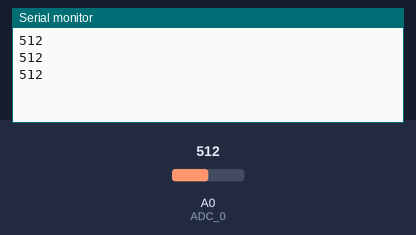
The sketch below on a simulated Arduino Uno, built with avr-gcc and run on an emulated ATmega328P. Parts: the last lines printed to the serial monitor. The test bench sets the inputs (shaded band); at power-on: A0 (ADC_0) = 512.

Above: at 1.3 s.
1.4 s: A0 (ADC_0) set to 716
At 1.9 s:
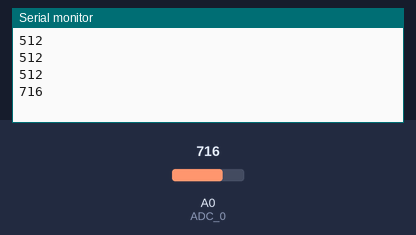
2.9 s: A0 (ADC_0) set to 900
At 3.4 s:
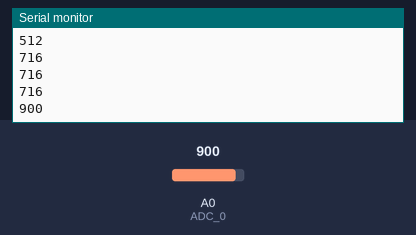
Timing chart, 0 to 5.9 s (numbered marks = the images above; inputs shaded):
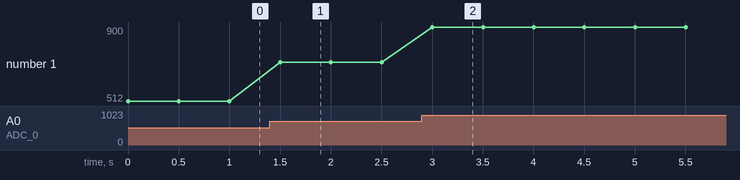

Measured:
- after the input at 1.4 s, the serial monitor: prints a new line after 0.10 s (image 1)
- after the input at 2.9 s, the serial monitor: prints a new line after 0.10 s (image 2)
- plotted number 1: 512 → 716 after the input at 1.4 s, 716 → 900 after the input at 2.9 s

The sketch:

FSRReads.ino
```cpp
void setup() {
  // put your setup code here, to run once:
  pinMode(A0, INPUT); //ADC 0, connect to sensor input

  Serial.begin(9600);

}


int senseIn = 0;
void loop() {
  // put your main code here, to run repeatedly:

  senseIn = analogRead(A0) ;

  Serial.println(senseIn);
  delay(500);
}
```
